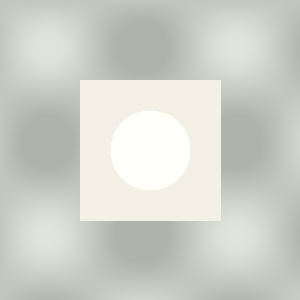
#> input picture examples/bright_image.jpg, 300 x 300 px
$ python -i 02-ozellik-tabanli-tespit.py   (imports and definitions only)
#> lines starting #> are read from the running program, lines starting #| are printed output that depends on the picture; after the words box and inside, x2 and y2 are one past the last pixel; in counts of white or black regions, pixels touching at a corner belong together
#> further down, picture is the input picture: shape (300, 300, 3); mean B, G, R 200.3, 210.2, 206.1
#!/usr/bin/env python3
# -*- coding: utf-8 -*-
"""
🔍 Özellik Tabanlı Tespit - OpenCV Feature-based Detection
========================================================

Bu modül özellik tabanlı nesne tespit yöntemlerini kapsar:
- SIFT (Scale-Invariant Feature Transform)
- ORB (Oriented FAST and Rotated BRIEF)
- Feature Matching ve Homography
- Contour-based Detection

Yazan: Eren Terzi
Tarih: 2024
"""

import cv2
import numpy as np
import os
import time
from collections import deque
import math

class FeatureDetector:
    """Özellik tabanlı tespit sınıfı"""

    # [108 lines left out: functions __init__, create_detectors, detect_features, match_features, find_homography_matches, not called in this run]

class ContourDetector:
    """Contour tabanlı tespit sınıfı"""

    def __init__(self):
        self.shape_detector = ShapeDetector()

    def detect_contours(self, image, min_area=100):
        """Contour'ları tespit et"""
#> called with min_area = 100
        gray = cv2.cvtColor(image, cv2.COLOR_BGR2GRAY)

        # Preprocessing
        blurred = cv2.GaussianBlur(gray, (5, 5), 0)

        # Threshold (Otsu)
        _, thresh = cv2.threshold(blurred, 0, 255, cv2.THRESH_BINARY + cv2.THRESH_OTSU)
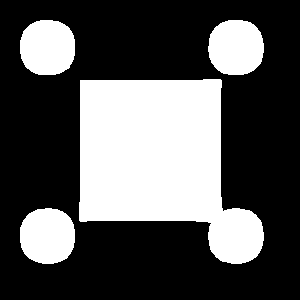
#> thresh: shape (300, 300); 33.4% white; 4 white regions

        # Contour detection
        contours, _ = cv2.findContours(thresh, cv2.RETR_EXTERNAL, cv2.CHAIN_APPROX_SIMPLE)
#> contours = 4 contours; box (x1, y1, x2, y2) and area: (79, 79, 264, 264) 22110, (20, 208, 75, 264) 2454, (208, 20, 264, 75) 2454, (20, 20, 75, 75) 2452

        # Area filtresi
        filtered_contours = [c for c in contours if cv2.contourArea(c) > min_area]
#> filtered_contours has the same summary as contours

        return filtered_contours, thresh

    # [38 lines left out: function analyze_contours, not called in this run]

class ShapeDetector:
    """Şekil tespit sınıfı"""

    # [445 lines left out: functions detect_shape, ornek_1_feature_detection_comparison, ornek_2_feature_matching, ornek_3_contour_analysis, demo_menu, main, not called in this run]

# [2 lines not run here, left out]

# 📝 NOTLAR:
# 1. ORB SIFT'e göre daha hızlı ama daha az robust
# 2. Feature matching homography ile iyileştirilebilir
# 3. Contour analysis şekil tespiti için etkili
# 4. FLANN matcher büyük descriptor setleri için hızlı
# 5. Template selection interaktif daha kullanışlı

>>> import cv2
>>> picture = cv2.imread('../examples/bright_image.jpg')
>>> result = ContourDetector().detect_contours(picture)
